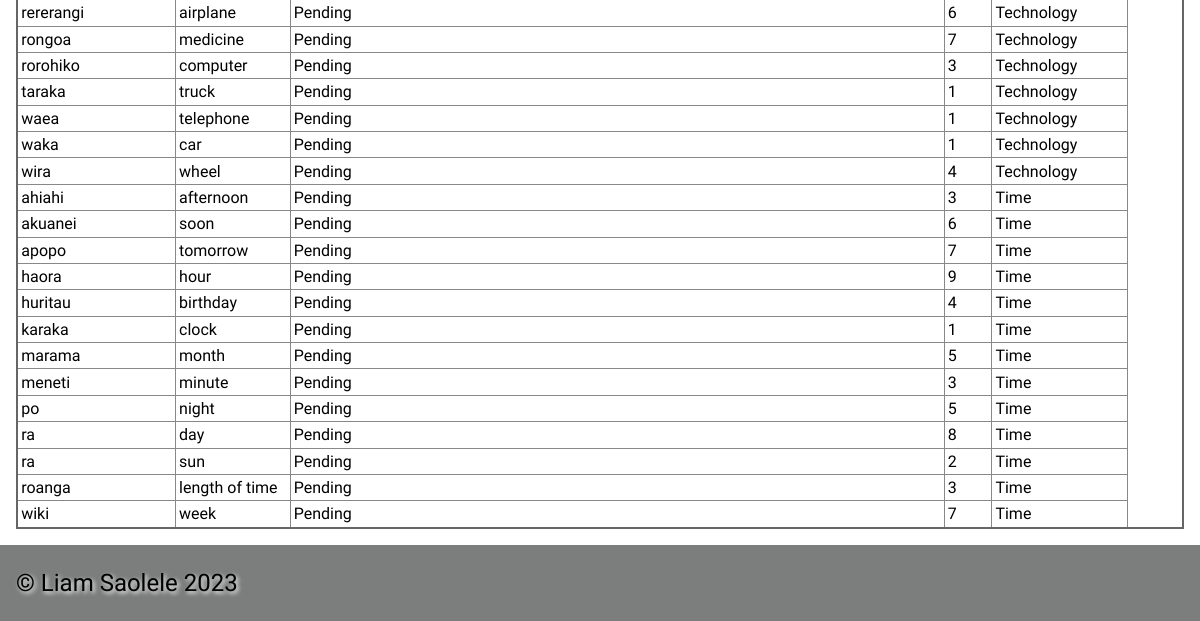
/allvocab (lower part), run on an earlier commit of the app's database.
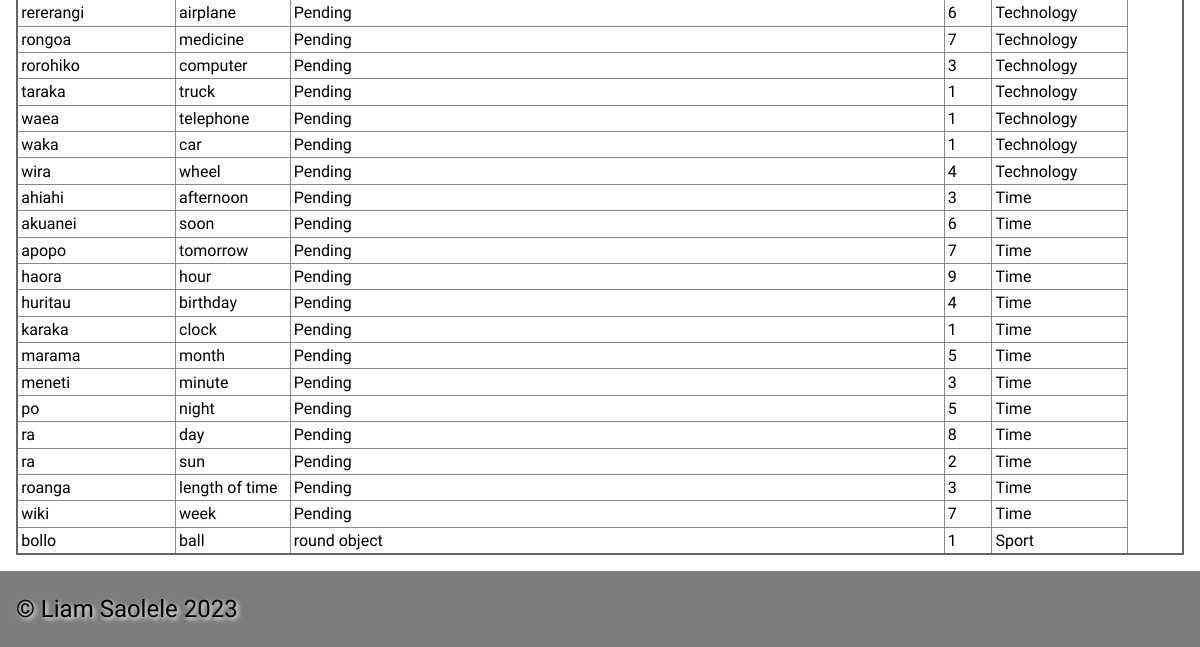
And on a later commit of the database.
### tables this page shows
CREATE TABLE "words_list"
(
    ID         integer
        constraint words_list_pk
            primary key autoincrement,
    Maori      varchar(30)  not null,
    English    varchar(30)  not null,
    Definition varchar(500) not null,
    Level      integer      not null,
    cat_id     integer
, category varchar(30), image varchar(30));

### app.py (the view)
@app.route('/allvocab')     # shows all vocabulary
def render_all_vocab():
    con = open_database(DATABASE)
    query = "SELECT * FROM words_list"
    cur = con.cursor()
    cur.execute(query)
    words_list = cur.fetchall()
    con.close()
    print(words_list)
    return render_template('allvocab.html', words=words_list, logged_in=is_logged_in(), teacher=is_teacher())

### app.py (called while the page is built)
def open_database(db_file):     # function to connect to database
    try:
        connection = sqlite3.connect(db_file)
        return connection
    except Error as e:
        print(e)
    return None

def is_logged_in():     # shows if or if not logged in
    if session.get("email") is None:
        print("not Logged in")
        return False
    else:
        print("Logged in")
        return True

def is_teacher():
    if session.get('teacher') == True:
        print("i am teacher")
        return True
    else:
        print("not teacher")
        return False

### templates/allvocab.html (shortened to what this page needs)
{% extends 'base.html' %}
{% block main %}
    <table>
        {% for word in words %}
        <tr>
            <td>{{ word[1] }}</td>
            <td>{{ word[2] }}</td>
            <td>{{ word[3] }}</td>
            <td>{{ word[4] }}</td>
            <td>{{ word[6] }}</td>
        </tr>
        {% endfor %}
    </table>
{% endblock %}

What changed in the data, as far as the page shows it:
added words_list: Maori "bollo", English "ball", Definition "round object", Level "1", category "Sport"
